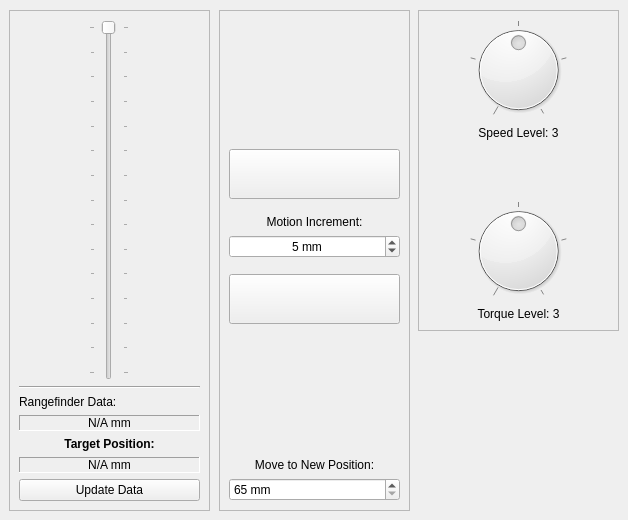
    <widget class="QWidget" name="tab_2">
     <attribute name="title">
      <string>MOTION</string>
     </attribute>
     <widget class="QFrame" name="motion_control_frame">
      <property name="geometry">
       <rect>
        <x>219</x>
        <y>10</y>
        <width>191</width>
        <height>501</height>
       </rect>
      </property>
      <property name="frameShape">
       <enum>QFrame::StyledPanel</enum>
      </property>
      <property name="frameShadow">
       <enum>QFrame::Sunken</enum>
      </property>
      <widget class="QWidget" name="gridLayoutWidget_3">
       <property name="geometry">
        <rect>
         <x>10</x>
         <y>10</y>
         <width>171</width>
         <height>481</height>
        </rect>
       </property>
       <layout class="QGridLayout" name="gridLayout_3">
        <item row="4" column="0">
         <widget class="QSpinBox" name="motion_increment_spinBox">
          <property name="toolTip">
           <string>Soil sensor platform motion increment</string>
          </property>
          <property name="alignment">
           <set>Qt::AlignCenter</set>
          </property>
          <property name="suffix">
           <string> mm</string>
          </property>
          <property name="minimum">
           <number>1</number>
          </property>
          <property name="maximum">
           <number>10</number>
          </property>
          <property name="value">
           <number>5</number>
          </property>
         </widget>
        </item>
        <item row="7" column="0">
         <spacer name="verticalSpacer_8">
          <property name="orientation">
           <enum>Qt::Vertical</enum>
          </property>
          <property name="sizeHint" stdset="0">
           <size>
            <width>20</width>
            <height>40</height>
           </size>
          </property>
         </spacer>
        </item>
        <item row="0" column="0">
         <spacer name="verticalSpacer_7">
          <property name="orientation">
           <enum>Qt::Vertical</enum>
          </property>
          <property name="sizeHint" stdset="0">
           <size>
            <width>20</width>
            <height>40</height>
           </size>
          </property>
         </spacer>
        </item>
        <item row="1" column="0">
         <widget class="QPushButton" name="up_pushButton">
          <property name="minimumSize">
           <size>
            <width>0</width>
            <height>50</height>
           </size>
          </property>
          <property name="toolTip">
           <string>Move the soil sensor platform up by an increment</string>
          </property>
          <property name="text">
           <string/>
          </property>
          <property name="icon">
           <iconset>
            <normaloff>../_image/Arrows-Up.ico</normaloff>../_image/Arrows-Up.ico</iconset>
          </property>
          <property name="iconSize">
           <size>
            <width>32</width>
            <height>32</height>
           </size>
          </property>
          <property name="autoDefault">
           <bool>false</bool>
          </property>
         </widget>
        </item>
        <item row="6" column="0">
         <widget class="QPushButton" name="down_pushButton">
          <property name="minimumSize">
           <size>
            <width>0</width>
            <height>50</height>
           </size>
          </property>
          <property name="toolTip">
           <string>Move the soil sensor platform down by an increment</string>
          </property>
          <property name="text">
           <string/>
          </property>
          <property name="icon">
           <iconset>
            <normaloff>../_image/Arrows-Down.ico</normaloff>../_image/Arrows-Down.ico</iconset>
          </property>
          <property name="iconSize">
           <size>
            <width>64</width>
            <height>32</height>
           </size>
          </property>
         </widget>
        </item>
        <item row="8" column="0">
         <widget class="QLabel" name="label_8">
          <property name="text">
           <string>Move to New Position:</string>
          </property>
          <property name="alignment">
           <set>Qt::AlignCenter</set>
          </property>
         </widget>
        </item>
        <item row="2" column="0">
         <spacer name="verticalSpacer_5">
          <property name="orientation">
           <enum>Qt::Vertical</enum>
          </property>
          <property name="sizeType">
           <enum>QSizePolicy::Fixed</enum>
          </property>
          <property name="sizeHint" stdset="0">
           <size>
            <width>20</width>
            <height>10</height>
           </size>
          </property>
         </spacer>
        </item>
        <item row="3" column="0">
         <widget class="QLabel" name="label_5">
          <property name="text">
           <string>Motion Increment:</string>
          </property>
          <property name="alignment">
           <set>Qt::AlignCenter</set>
          </property>
         </widget>
        </item>
        <item row="9" column="0">
         <widget class="QSpinBox" name="motion_new_position_spinBox">
          <property name="suffix">
           <string> mm</string>
          </property>
          <property name="minimum">
           <number>65</number>
          </property>
          <property name="maximum">
           <number>135</number>
          </property>
         </widget>
        </item>
        <item row="5" column="0">
         <spacer name="verticalSpacer_6">
          <property name="orientation">
           <enum>Qt::Vertical</enum>
          </property>
          <property name="sizeType">
           <enum>QSizePolicy::Fixed</enum>
          </property>
          <property name="sizeHint" stdset="0">
           <size>
            <width>20</width>
            <height>10</height>
           </size>
          </property>
         </spacer>
        </item>
       </layout>
      </widget>
     </widget>
     <widget class="QFrame" name="motion_settings_frame">
      <property name="geometry">
       <rect>
        <x>418</x>
        <y>10</y>
        <width>201</width>
        <height>321</height>
       </rect>
      </property>
      <property name="frameShape">
       <enum>QFrame::StyledPanel</enum>
      </property>
      <property name="frameShadow">
       <enum>QFrame::Sunken</enum>
      </property>
      <widget class="QWidget" name="verticalLayoutWidget_2">
       <property name="geometry">
        <rect>
         <x>10</x>
         <y>10</y>
         <width>181</width>
         <height>301</height>
        </rect>
       </property>
       <layout class="QVBoxLayout" name="verticalLayout_8">
        <item>
         <widget class="QDial" name="motion_speed_dial">
          <property name="minimum">
           <number>1</number>
          </property>
          <property name="maximum">
           <number>5</number>
          </property>
          <property name="sliderPosition">
           <number>3</number>
          </property>
          <property name="notchesVisible">
           <bool>true</bool>
          </property>
         </widget>
        </item>
        <item>
         <widget class="QLabel" name="motion_speed_dial_value_label">
          <property name="text">
           <string>Speed Level: 3</string>
          </property>
          <property name="alignment">
           <set>Qt::AlignCenter</set>
          </property>
         </widget>
        </item>
        <item>
         <spacer name="verticalSpacer_9">
          <property name="orientation">
           <enum>Qt::Vertical</enum>
          </property>
          <property name="sizeHint" stdset="0">
           <size>
            <width>20</width>
            <height>40</height>
           </size>
          </property>
         </spacer>
        </item>
        <item>
         <widget class="QDial" name="motion_torque_dial">
          <property name="minimum">
           <number>1</number>
          </property>
          <property name="maximum">
           <number>5</number>
          </property>
          <property name="value">
           <number>3</number>
          </property>
          <property name="notchesVisible">
           <bool>true</bool>
          </property>
         </widget>
        </item>
        <item>
         <widget class="QLabel" name="motion_torque_dial_value_label">
          <property name="text">
           <string>Torque Level: 3</string>
          </property>
          <property name="alignment">
           <set>Qt::AlignCenter</set>
          </property>
         </widget>
        </item>
       </layout>
      </widget>
     </widget>
     <widget class="QFrame" name="motion_slider_frame">
      <property name="geometry">
       <rect>
        <x>9</x>
        <y>10</y>
        <width>201</width>
        <height>501</height>
       </rect>
      </property>
      <property name="frameShape">
       <enum>QFrame::StyledPanel</enum>
      </property>
      <property name="frameShadow">
       <enum>QFrame::Sunken</enum>
      </property>
      <widget class="QWidget" name="verticalLayoutWidget">
       <property name="geometry">
        <rect>
         <x>10</x>
         <y>10</y>
         <width>181</width>
         <height>481</height>
        </rect>
       </property>
       <layout class="QVBoxLayout" name="verticalLayout_6">
        <item alignment="Qt::AlignHCenter">
         <widget class="QSlider" name="motion_position_verticalSlider">
          <property name="minimumSize">
           <size>
            <width>40</width>
            <height>0</height>
           </size>
          </property>
          <property name="minimum">
           <number>65</number>
          </property>
          <property name="maximum">
           <number>135</number>
          </property>
          <property name="orientation">
           <enum>Qt::Vertical</enum>
          </property>
          <property name="invertedAppearance">
           <bool>true</bool>
          </property>
          <property name="invertedControls">
           <bool>false</bool>
          </property>
          <property name="tickPosition">
           <enum>QSlider::TicksBothSides</enum>
          </property>
          <property name="tickInterval">
           <number>5</number>
          </property>
         </widget>
        </item>
        <item>
         <widget class="Line" name="line_2">
          <property name="orientation">
           <enum>Qt::Horizontal</enum>
          </property>
         </widget>
        </item>
        <item>
         <widget class="QLabel" name="motion_rangefinder_text_label">
          <property name="text">
           <string>&lt;html&gt;&lt;head/&gt;&lt;body&gt;&lt;p align=&quot;center&quot;&gt;&lt;span style=&quot; font-weight:700;&quot;&gt;Rangefinder Data:&lt;/span&gt;&lt;/p&gt;&lt;/body&gt;&lt;/html&gt;</string>
          </property>
         </widget>
        </item>
        <item>
         <widget class="QLabel" name="motion_rangefinder_data_label">
          <property name="frameShape">
           <enum>QFrame::Panel</enum>
          </property>
          <property name="frameShadow">
           <enum>QFrame::Sunken</enum>
          </property>
          <property name="text">
           <string>N/A mm</string>
          </property>
          <property name="alignment">
           <set>Qt::AlignCenter</set>
          </property>
         </widget>
        </item>
        <item>
         <widget class="QLabel" name="motion_target_position_text_label">
          <property name="text">
           <string>&lt;html&gt;&lt;head/&gt;&lt;body&gt;&lt;p align=&quot;center&quot;&gt;&lt;span style=&quot; font-weight:700;&quot;&gt;Target Position:&lt;/span&gt;&lt;/p&gt;&lt;/body&gt;&lt;/html&gt;</string>
          </property>
         </widget>
        </item>
        <item>
         <widget class="QLabel" name="motion_target_position_setting_label">
          <property name="frameShape">
           <enum>QFrame::Panel</enum>
          </property>
          <property name="frameShadow">
           <enum>QFrame::Sunken</enum>
          </property>
          <property name="text">
           <string>N/A mm</string>
          </property>
          <property name="alignment">
           <set>Qt::AlignCenter</set>
          </property>
         </widget>
        </item>
        <item>
         <widget class="QPushButton" name="TOF_update_pushButton">
          <property name="text">
           <string>Update Data</string>
          </property>
         </widget>
        </item>
       </layout>
      </widget>
     </widget>
     <widget class="QPushButton" name="motion_stop_pushButton">
      <property name="geometry">
       <rect>
        <x>430</x>
        <y>340</y>
        <width>179</width>
        <height>171</height>
       </rect>
      </property>
      <property name="toolTip">
       <string>Emergency Stop</string>
      </property>
      <property name="text">
       <string/>
      </property>
      <property name="icon">
       <iconset>
        <normaloff>../_image/Emergency_Stop.png</normaloff>../_image/Emergency_Stop.png</iconset>
      </property>
      <property name="iconSize">
       <size>
        <width>128</width>
        <height>128</height>
       </size>
      </property>
      <property name="flat">
       <bool>true</bool>
      </property>
     </widget>
    </widget>
